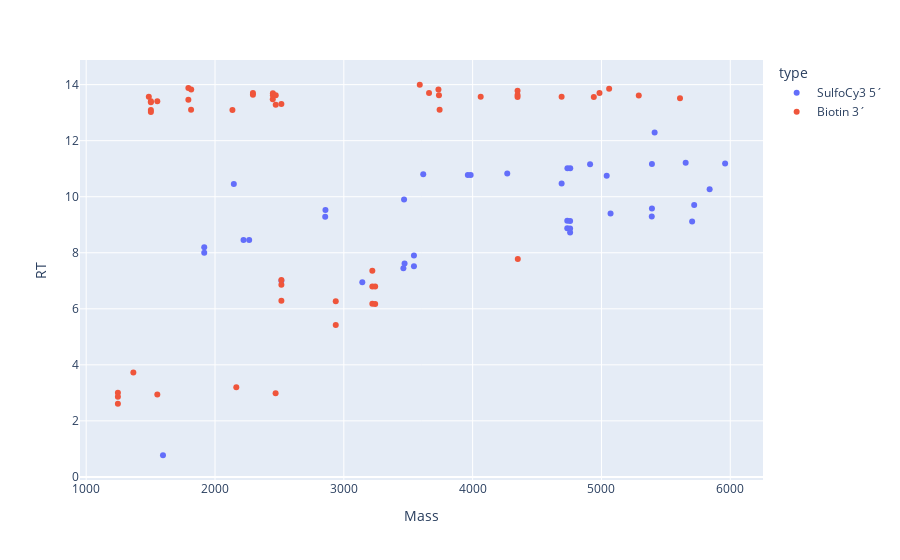
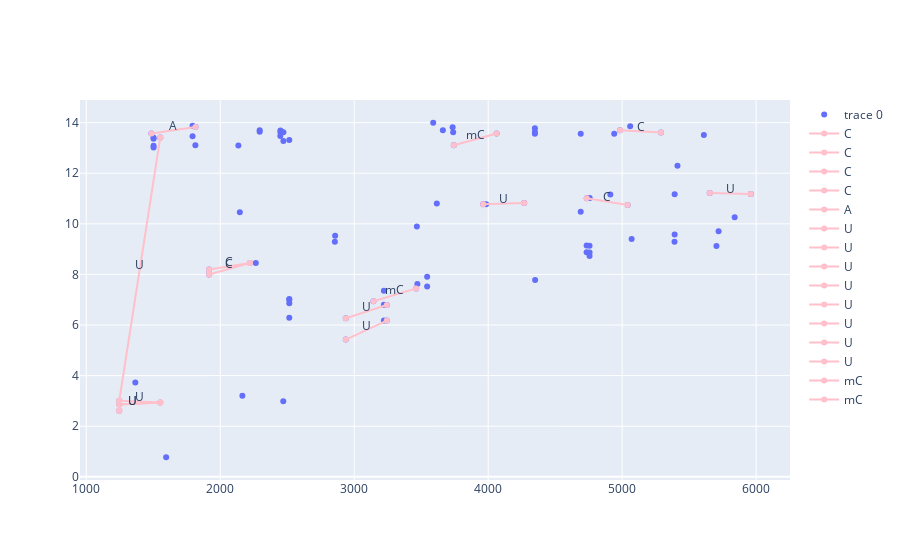

Notebook source saved alongside these figures, in order:
### Code cell
# bio3_fullmass = 6954.9478 #7088.0479 #7522.068 #7079.051 # # #6781.0426 #  # # #
bio3_fullmass = 6353.872 #10283.47 #7073.039
shift = bio3_fullmass + 852.1934 - H2O
cds = computational_data_seperation(df_biotin3p, df_cy35p, full_mass=shift)
plotly_zones(*cds, names=['SulfoCy3 5´', 'Biotin 3´'])

df_merge_5p3p = pd.concat([cds[0], cds[1]]).drop_duplicates()
bcr = base_calling_random(df_merge_5p3p)
plotly_basecalling(df_merge_5p3p, bcr[1])

### Figure 1 — Plotly figure (JSON) as saved in the notebook; plotly's stock layout.template omitted (floating-point values rounded to 4 significant figures)
{"data": [{"hovertemplate": "type=SulfoCy3 5´<br>Mass=%{x}<br>RT=%{y}<extra></extra>", "legendgroup": "SulfoCy3 5´", "marker": {"color": "#636efa", "symbol": "circle"}, "mode": "markers", "name": "SulfoCy3 5´", "orientation": "v", "showlegend": true, "type": "scatter", "x": [3617.0, 4735.0, 4757.0, 3985.0, 3963.0, 5041.0, 4757.0, 3468.0, 5413.0, 2221.0, 2265.0, 5720.0, 5392.0, 2857.0, 1916.0, 1916.0, 4691.0, 2146.0, 5071.0, 3544.0, 1596.0, 5391.0, 2855.0, 5654.0, 5960.0, 5392.0, 4912.0, 3472.0, 5840.0, 4735.0, 4757.0, 5704.0, 3544.0, 3463.0, 4758.0, 4736.0, 2515.0, 3143.0, 4269.0], "xaxis": "x", "y": [10.8, 8.873, 8.868, 10.78, 10.78, 10.75, 8.727, 9.897, 12.29, 8.454, 8.453, 9.704, 9.58, 9.53, 8.198, 8, 10.47, 10.46, 9.398, 7.904, 0.773, 9.296, 9.289, 11.22, 11.18, 11.17, 11.16, 7.618, 10.26, 9.139, 9.134, 9.119, 7.522, 7.448, 11.02, 11.01, 6.999, 6.943, 10.83], "yaxis": "y"}, {"hovertemplate": "type=Biotin 3´<br>Mass=%{x}<br>RT=%{y}<extra></extra>", "legendgroup": "Biotin 3´", "marker": {"color": "#EF553B", "symbol": "circle"}, "mode": "markers", "name": "Biotin 3´", "orientation": "v", "showlegend": true, "type": "scatter", "x": [3243.0, 4063.0, 1814.0, 1486.0, 2135.0, 1246.0, 1502.0, 4691.0, 3590.0, 4349.0, 2515.0, 2470.0, 4941.0, 1793.0, 1552.0, 1246.0, 1246.0, 2515.0, 2937.0, 5060.0, 1815.0, 2471.0, 1502.0, 3735.0, 5610.0, 3221.0, 3243.0, 4349.0, 2448.0, 1793.0, 4351.0, 2294.0, 3662.0, 1552.0, 2937.0, 4985.0, 2449.0, 1502.0, 5290.0, 3221.0, 2294.0, 4349.0, 1502.0, 2449.0, 2515.0, 2471.0, 1366.0, 3739.0, 2515.0, 2165.0, 3744.0, 3221.0], "xaxis": "x", "y": [6.792, 13.57, 13.1, 13.57, 13.1, 3.006, 13.09, 13.56, 14.0, 13.56, 13.31, 2.989, 13.56, 13.88, 2.938, 2.859, 2.609, 6.29, 6.269, 13.85, 13.82, 13.28, 13.02, 13.82, 13.51, 6.176, 6.175, 13.78, 13.48, 13.46, 7.775, 13.7, 13.7, 13.41, 5.426, 13.7, 13.69, 13.41, 13.61, 7.356, 13.64, 13.63, 13.37, 13.62, 7.031, 13.62, 3.729, 13.62, 6.862, 3.203, 13.11, 6.8], "yaxis": "y"}], "layout": {"legend": {"title": {"text": "type"}, "tracegroupgap": 0}, "margin": {"t": 60}, "xaxis": {"anchor": "y", "domain": [0, 1], "title": {"text": "Mass"}}, "yaxis": {"anchor": "x", "domain": [0, 1], "title": {"text": "RT"}}}}

### Figure 2 — Plotly figure (JSON) as saved in the notebook; plotly's stock layout.template omitted (floating-point values rounded to 4 significant figures)
{"data": [{"mode": "markers", "type": "scatter", "x": [3617.0, 4735.0, 4757.0, 3985.0, 3963.0, 5041.0, 4757.0, 3468.0, 5413.0, 2221.0, 2265.0, 5720.0, 5392.0, 2857.0, 1916.0, 1916.0, 4691.0, 2146.0, 5071.0, 3544.0, 1596.0, 5391.0, 2855.0, 5654.0, 5960.0, 5392.0, 4912.0, 3472.0, 5840.0, 4735.0, 4757.0, 5704.0, 3544.0, 3463.0, 4758.0, 4736.0, 2515.0, 3143.0, 4269.0, 3243.0, 4063.0, 1814.0, 1486.0, 2135.0, 1246.0, 1502.0, 4691.0, 3590.0, 4349.0, 2515.0, 2470.0, 4941.0, 1793.0, 1552.0, 1246.0, 1246.0, 2515.0, 2937.0, 5060.0, 1815.0, 2471.0, 1502.0, 3735.0, 5610.0, 3221.0, 3243.0, 4349.0, 2448.0, 1793.0, 4351.0, 2294.0, 3662.0, 1552.0, 2937.0, 4985.0, 2449.0, 1502.0, 5290.0, 3221.0, 2294.0, 4349.0, 1502.0, 2449.0, 2515.0, 2471.0, 1366.0, 3739.0, 2515.0, 2165.0, 3744.0, 3221.0], "y": [10.8, 8.873, 8.868, 10.78, 10.78, 10.75, 8.727, 9.897, 12.29, 8.454, 8.453, 9.704, 9.58, 9.53, 8.198, 8, 10.47, 10.46, 9.398, 7.904, 0.773, 9.296, 9.289, 11.22, 11.18, 11.17, 11.16, 7.618, 10.26, 9.139, 9.134, 9.119, 7.522, 7.448, 11.02, 11.01, 6.999, 6.943, 10.83, 6.792, 13.57, 13.1, 13.57, 13.1, 3.006, 13.09, 13.56, 14.0, 13.56, 13.31, 2.989, 13.56, 13.88, 2.938, 2.859, 2.609, 6.29, 6.269, 13.85, 13.82, 13.28, 13.02, 13.82, 13.51, 6.176, 6.175, 13.78, 13.48, 13.46, 7.775, 13.7, 13.7, 13.41, 5.426, 13.7, 13.69, 13.41, 13.61, 7.356, 13.64, 13.63, 13.37, 13.62, 7.031, 13.62, 3.729, 13.62, 6.862, 3.203, 13.11, 6.8]}, {"line": {"color": "pink"}, "mode": "lines+markers", "name": "C", "type": "scatter", "x": [5041.0, 4736.0], "y": [10.75, 11.01]}, {"line": {"color": "pink"}, "mode": "lines+markers", "name": "C", "type": "scatter", "x": [4985.0, 5290.0], "y": [13.7, 13.61]}, {"line": {"color": "pink"}, "mode": "lines+markers", "name": "C", "type": "scatter", "x": [2221.0, 1916.0], "y": [8.454, 8.198]}, {"line": {"color": "pink"}, "mode": "lines+markers", "name": "C", "type": "scatter", "x": [2221.0, 1916.0], "y": [8.454, 8]}, {"line": {"color": "pink"}, "mode": "lines+markers", "name": "A", "type": "scatter", "x": [1486.0, 1815.0], "y": [13.57, 13.82]}, {"line": {"color": "pink"}, "mode": "lines+markers", "name": "U", "type": "scatter", "x": [5654.0, 5960.0], "y": [11.22, 11.18]}, {"line": {"color": "pink"}, "mode": "lines+markers", "name": "U", "type": "scatter", "x": [3963.0, 4269.0], "y": [10.78, 10.83]}, {"line": {"color": "pink"}, "mode": "lines+markers", "name": "U", "type": "scatter", "x": [1246.0, 1552.0], "y": [3.006, 13.41]}, {"line": {"color": "pink"}, "mode": "lines+markers", "name": "U", "type": "scatter", "x": [3243.0, 2937.0], "y": [6.792, 6.269]}, {"line": {"color": "pink"}, "mode": "lines+markers", "name": "U", "type": "scatter", "x": [3243.0, 2937.0], "y": [6.175, 5.426]}, {"line": {"color": "pink"}, "mode": "lines+markers", "name": "U", "type": "scatter", "x": [1246.0, 1552.0], "y": [3.006, 2.938]}, {"line": {"color": "pink"}, "mode": "lines+markers", "name": "U", "type": "scatter", "x": [1552.0, 1246.0, 1246.0], "y": [2.938, 2.859, 2.609]}, {"line": {"color": "pink"}, "mode": "lines+markers", "name": "U", "type": "scatter", "x": [1552.0, 1246.0, 1246.0], "y": [2.938, 2.859, 2.609]}, {"line": {"color": "pink"}, "mode": "lines+markers", "name": "mC", "type": "scatter", "x": [4063.0, 3744.0], "y": [13.57, 13.11]}, {"line": {"color": "pink"}, "mode": "lines+markers", "name": "mC", "type": "scatter", "x": [3463.0, 3143.0], "y": [7.448, 6.943]}], "layout": {"annotations": [{"arrowhead": 1, "showarrow": false, "text": "C", "x": 4888.0, "y": 10.88, "yshift": 5}, {"arrowhead": 1, "showarrow": false, "text": "C", "x": 5137.0, "y": 13.66, "yshift": 5}, {"arrowhead": 1, "showarrow": false, "text": "C", "x": 2069.0, "y": 8.326, "yshift": 5}, {"arrowhead": 1, "showarrow": false, "text": "C", "x": 2069.0, "y": 8.227, "yshift": 5}, {"arrowhead": 1, "showarrow": false, "text": "A", "x": 1651.0, "y": 13.7, "yshift": 5}, {"arrowhead": 1, "showarrow": false, "text": "U", "x": 5807.0, "y": 11.2, "yshift": 5}, {"arrowhead": 1, "showarrow": false, "text": "U", "x": 4116.0, "y": 10.8, "yshift": 5}, {"arrowhead": 1, "showarrow": false, "text": "U", "x": 1399.0, "y": 8.208, "yshift": 5}, {"arrowhead": 1, "showarrow": false, "text": "U", "x": 3090.0, "y": 6.53, "yshift": 5}, {"arrowhead": 1, "showarrow": false, "text": "U", "x": 3090.0, "y": 5.8, "yshift": 5}, {"arrowhead": 1, "showarrow": false, "text": "U", "x": 1399.0, "y": 2.972, "yshift": 5}, {"arrowhead": 1, "showarrow": false, "text": "U", "x": 1348.0, "y": 2.802, "yshift": 5}, {"arrowhead": 1, "showarrow": false, "text": "U", "x": 1348.0, "y": 2.802, "yshift": 5}, {"arrowhead": 1, "showarrow": false, "text": "mC", "x": 3903.0, "y": 13.34, "yshift": 5}, {"arrowhead": 1, "showarrow": false, "text": "mC", "x": 3303.0, "y": 7.196, "yshift": 5}]}}
